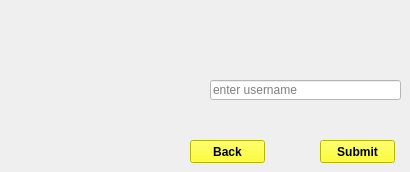
    <widget class="QWidget" name="page_6">
     <widget class="QLineEdit" name="fusername">
      <property name="geometry">
       <rect>
        <x>210</x>
        <y>80</y>
        <width>191</width>
        <height>20</height>
       </rect>
      </property>
      <property name="styleSheet">
       <string notr="true">background-color: rgb(255, 255, 255);</string>
      </property>
      <property name="inputMask">
       <string/>
      </property>
      <property name="placeholderText">
       <string>enter username</string>
      </property>
     </widget>
     <widget class="QPushButton" name="fsubmit">
      <property name="geometry">
       <rect>
        <x>320</x>
        <y>140</y>
        <width>75</width>
        <height>23</height>
       </rect>
      </property>
      <property name="font">
       <font>
        <weight>75</weight>
        <bold>true</bold>
       </font>
      </property>
      <property name="styleSheet">
       <string notr="true">background-color: rgb(255, 255, 0);</string>
      </property>
      <property name="text">
       <string>Submit</string>
      </property>
     </widget>
     <widget class="QPushButton" name="forback">
      <property name="geometry">
       <rect>
        <x>190</x>
        <y>140</y>
        <width>75</width>
        <height>23</height>
       </rect>
      </property>
      <property name="font">
       <font>
        <weight>75</weight>
        <bold>true</bold>
       </font>
      </property>
      <property name="styleSheet">
       <string notr="true">background-color: rgb(255, 255, 0);</string>
      </property>
      <property name="text">
       <string>Back</string>
      </property>
     </widget>
    </widget>
